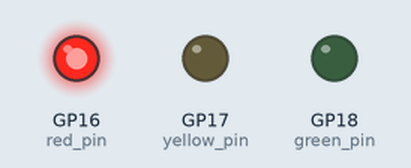
Recording of a program running on a simulated Raspberry Pi Pico running MicroPython. Shown: output pins drawn as LEDs (lit = HIGH).

Above: at 1.0 s.
At 3.0 s:
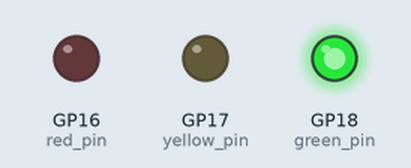
At 4.5 s:
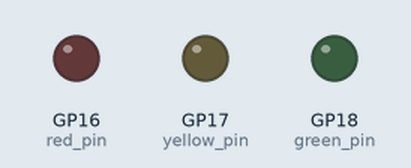
At 5.5 s:
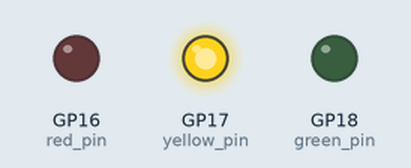
Timing chart, 0 to 7.8 s (numbered marks = the images above):
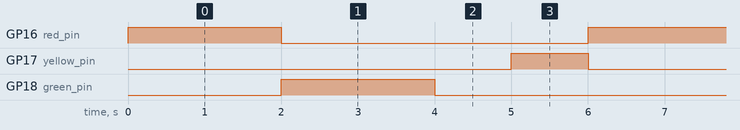

The program:

Traffic_Light_3.py
```python
'''import libraries
needed to define pins
no setup and no loop, defne pins and then call the function
define pins, then define a new function AND THEN CALL that function


'''
import machine
import time

red_pin = machine.Pin(16,machine.Pin.OUT)
yellow_pin= machine.Pin(17,machine.Pin.OUT)
green_pin = machine.Pin (18,machine.Pin.OUT)
#	Function to turn on the LEDs in a specific pattern
def traffic_light():
    red_pin.on()	#same as digitalWrite(HIGH in C++
    time.sleep(2)
    red_pin.off()
    green_pin.on()
    time.sleep(2)
    green_pin.off()
    time.sleep(1)
    yellow_pin.on()
    time.sleep(1)
    yellow_pin.off()

while True:
    traffic_light()

    '''
import machine
import utime

led_red= machine.Pin(17,machine.Pin.OUT)
led_green = machine.Pin(18,machine.Pin.OUT)

while True:

    led_red.value(1)
    utime.sleep(0.5)
    led_red.value(0)
    utime.sleep(0.75)
while True:
    led_green.value(False)
    led_red.toggle()
    utime.sleep(0.1)
'''
    
```

Measured:
- by itself, GP16 (red_pin), GP18 (green_pin): alternates HIGH for 2.0 s and LOW for 4.0 s
- by itself, GP17 (yellow_pin): alternates HIGH for 1.0 s and LOW for 5.0 s
- by itself, everything shown: repeats every 6.0 s, in 4 steps
